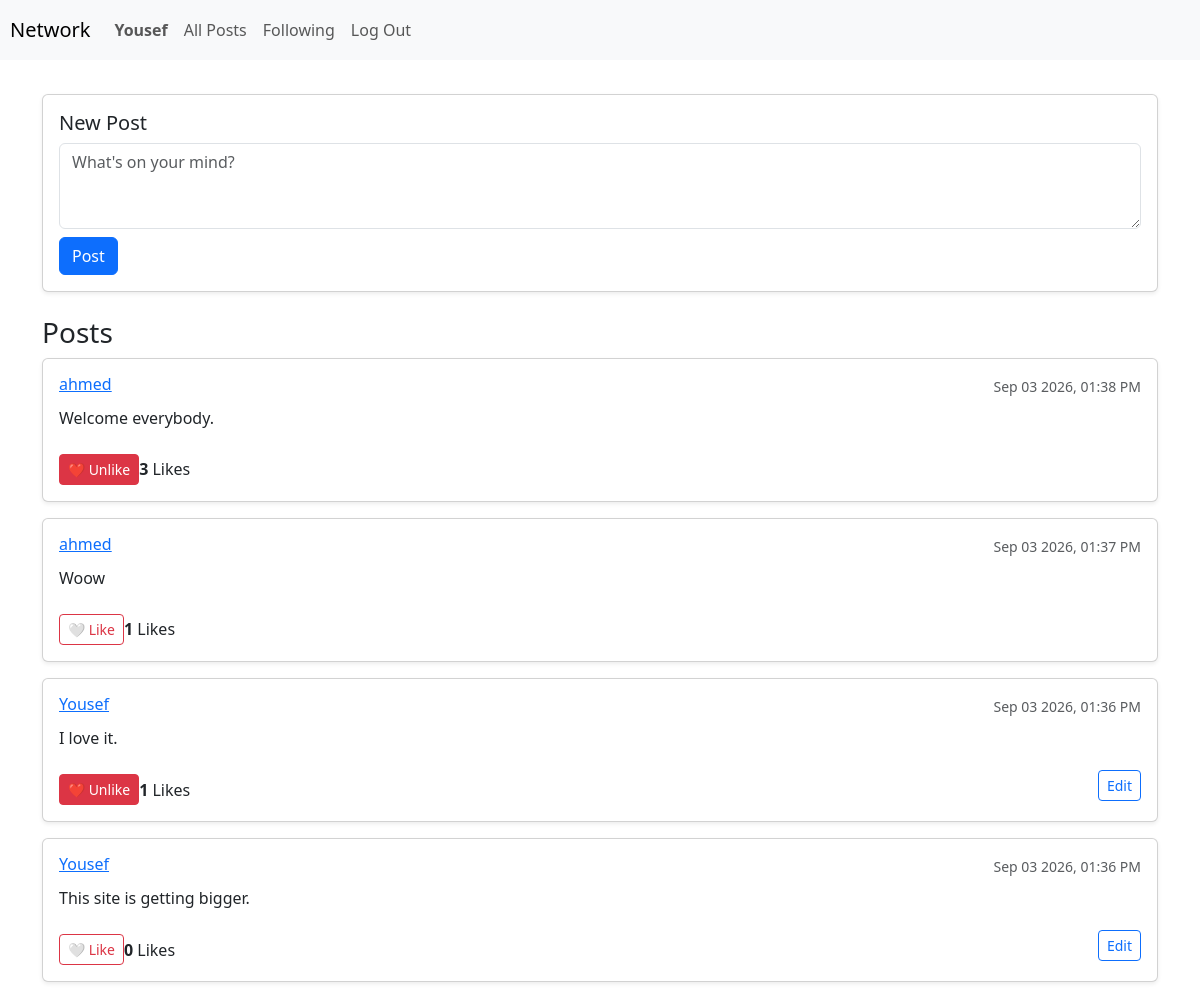
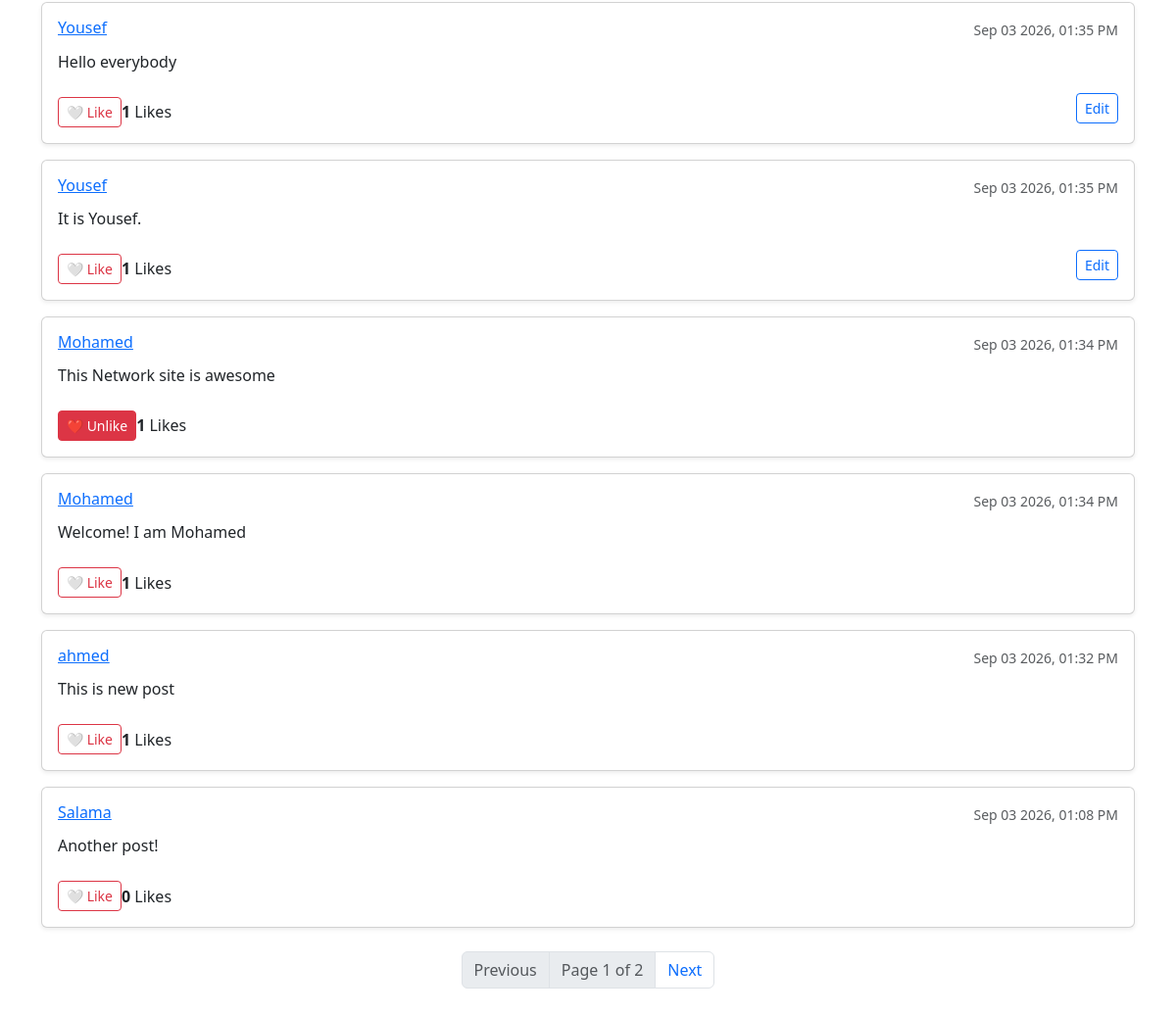
Page / (signed in) on the committed database (2 pictures, top to bottom).
### network/models.py (models this page shows, shortened)
class User(AbstractUser):
    pass

class Post(models.Model):
    user = models.ForeignKey(User, on_delete=models.CASCADE, related_name="posts")
    content = models.TextField(blank=False)
    timestamp = models.DateTimeField(auto_now_add=True)
    likes = models.ManyToManyField(User, blank=True, related_name="liked_posts")

### network/views.py (the view)
# urls.py: path("", views.index, name="index"),
def index(request):
    if request.method == "POST":
        content = request.POST.get("content")
        if content and request.user.is_authenticated:
            Post.objects.create(user=request.user, content=content)
            return redirect("index")
    posts_list = Post.objects.all().order_by("-timestamp")
    paginator = Paginator(posts_list, 10)
    page_number = request.GET.get('page')
    page_obj = paginator.get_page(page_number)
    return render(request, "network/index.html", {
        "page_obj": page_obj
    })

### network/templates/network/index.html (shortened to what this page needs)
{% extends "network/layout.html" %}
{% block body %}
    <div class="container mt-4">
        {% if user.is_authenticated %}
            <div class="card mb-4 p-3 shadow-sm">
                <h5>New Post</h5>
                <form action="{% url 'index' %}" method="POST">
                    <div class="form-group mb-2">
                        <textarea class="form-control" name="content" rows="3" placeholder="What's on your mind?" required></textarea>
                    </div>
                    <button type="submit" class="btn btn-primary">Post</button>
                </form>
            </div>
        {% endif %}
        <h3>Posts</h3>
        <div class="posts-list">
            {% for post in page_obj %}
                <div class="card mb-3 p-3 shadow-sm" id="post-card-{{ post.id }}">
                    <div class="d-flex justify-content-between align-items-center">
                        <h6 class="font-weight-bold mb-1">
                            <a href="{% url 'profile' post.user.username %}">{{ post.user.username }}</a>
                        </h6>
                        <small class="text-muted">{{ post.timestamp|date:"M d Y, h:i A" }}</small>
                    </div>
                    <p class="mt-2 mb-2" id="post-content-{{ post.id }}">{{ post.content }}</p>
                    <div class="d-flex justify-content-between align-items-center mt-2">
                        <div class="d-flex align-items-center mt-2">
                            {% if user.is_authenticated %}
                                <button class="btn btn-sm {% if user in post.likes.all %}btn-danger{% else %}btn-outline-danger{% endif %} mr-2"
                                        id="like-btn-{{ post.id }}"
                                        onclick="toggleLike('{{ post.id }}')">
                                    {% if user in post.likes.all %}❤️ Unlike{% else %}🤍 Like{% endif %}
                                </button>
                            {% else %}
                                <span class="mr-2">❤️</span>
                            {% endif %}
                            <span id="like-count-{{ post.id }}">
                                <strong>{{ post.likes.count }}</strong> Likes
                            </span>
                        </div>
                        {% if user.is_authenticated and user == post.user %}
                            <button class="btn btn-sm btn-outline-primary" id="edit-btn-{{ post.id }}" onclick="editPost('{{ post.id }}')">Edit</button>
                        {% endif %}
                    </div>
                </div>
            {% empty %}
                <p class="text-muted">No posts available yet.</p>
            {% endfor %}
        </div>
        {% include "network/pagination.html" %}
    </div>
{% endblock %}

### network/templates/network/layout.html (shortened to what this page needs)
{% load static %}
<!DOCTYPE html>
<html lang="en">
    <head>
        <link href="https://cdn.jsdelivr.net/npm/bootstrap@5.3.8/dist/css/bootstrap.min.css" rel="stylesheet">
        <link href="{% static 'network/styles.css' %}" rel="stylesheet">
    </head>
    <body>
        <nav class="navbar navbar-expand-lg navbar-light bg-light sticky-top">
            <a class="navbar-brand" href="{% url 'index' %}">Network</a>
            <div>
              <ul class="navbar-nav mr-auto">
                {% if user.is_authenticated %}
                    <li class="nav-item">
                        <a class="nav-link" href="{%url 'profile' user.username%}"><strong>{{ user.username }}</strong></a>
                    </li>
                {% endif %}
                <li class="nav-item">
                  <a class="nav-link" href="{% url 'index' %}">All Posts</a>
                </li>
                {% if user.is_authenticated %}
                    <li class="nav-item">
                        <a class="nav-link" href="{% url 'following' %}">Following</a>
                    </li>
                    <li class="nav-item">
                        <a class="nav-link" href="{% url 'logout' %}">Log Out</a>
                    </li>
                {% endif %}
              </ul>
            </div>
          </nav>
        <div class="body" id="Main-Container">
            {% block body %}
            {% endblock %}
        </div>
    </body>
</html>

### network/static/network/styles.css (style rules this page uses)
#Main-Container { padding: 10px; }
.navbar { padding:10px; }

### rows in the picture
User: username "Yousef"
Post: user.username "ahmed", timestamp "Sep 03 2026, 01:38 PM", content "Welcome everybody.", shows "❤️ Unlike", likes.count "3"
Post: user.username "ahmed", timestamp "Sep 03 2026, 01:37 PM", content "Woow", shows "🤍 Like", likes.count "1"
Post: user.username "Yousef", timestamp "Sep 03 2026, 01:36 PM", content "I love it.", shows "❤️ Unlike", likes.count "1"
Post: user.username "Yousef", timestamp "Sep 03 2026, 01:36 PM", content "This site is getting bigger.", shows "🤍 Like", likes.count "0"
Post: user.username "Yousef", timestamp "Sep 03 2026, 01:35 PM", content "Hello everybody", shows "🤍 Like", likes.count "1"
Post: user.username "Yousef", timestamp "Sep 03 2026, 01:35 PM", content "It is Yousef.", shows "🤍 Like", likes.count "1"
Post: user.username "Mohamed", timestamp "Sep 03 2026, 01:34 PM", content "This Network site is awesome", shows "❤️ Unlike", likes.count "1"
Post: user.username "Mohamed", timestamp "Sep 03 2026, 01:34 PM", content "Welcome! I am Mohamed", shows "🤍 Like", likes.count "1"
Post: user.username "ahmed", timestamp "Sep 03 2026, 01:32 PM", content "This is new post", shows "🤍 Like", likes.count "1"
Post: user.username "Salama", timestamp "Sep 03 2026, 01:08 PM", content "Another post!", shows "🤍 Like", likes.count "0"

### other values in the picture
{{ page_obj.number }} "1"
{{ page_obj.paginator.num_pages }} "2"
